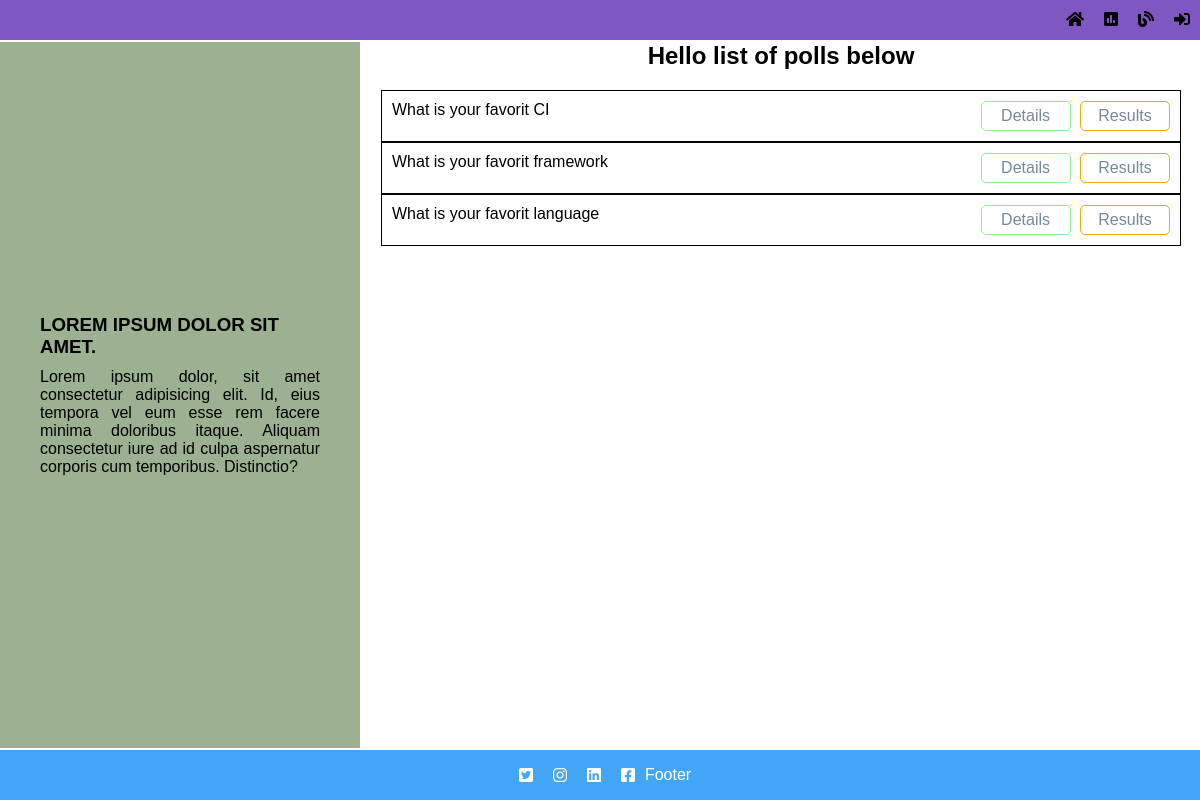
Page /en/polls/ on the committed database.
### polls/models.py (models this page shows, shortened)
class Question(models.Model):
    question_text = models.CharField(max_length=200)
    publish_date = models.DateTimeField('publishing date')

### polls/views.py (the view)
# urls.py: 2. Add a URL to urlpatterns:  path('', views.home, name='home')
def home(request):
    latest_question_list = Question.objects.order_by('-publish_date')
    context = {'title':'main page', 'latest_questions':latest_question_list}
    return render(request, 'polls/index.html', context)

### polls/templates/polls/index.html
{% extends 'polls/template.html' %}
{% load i18n %}
{% load static %}
{% block content %}
<div class="polls">
    <h2> Hello list of polls below </h2>
    {% for q in latest_questions %}
        <div class="row">
            <p> {{ q.question_text }}</p>
            <div>
                <a class="primary" href="{% url 'polls:details' q.id %}">Details</a>
                <a class="secondary" href="{% url 'polls:results' q.id %}">Results</a>
            </div>
        </div>
    {% empty %}
        <p>There is no question</p>
    {% endfor %}
</div>
{% endblock content %}

### static/css/base.css (style rules this page uses)
* { margin:0; padding: 0; font-family:'Poppins', sans-serif }
a, a:link, a:visited { text-decoration: none!important; color: inherit; }

### static/css/polls.css (style rules this page uses)
:root { --btn-primary-color: lightgreen; --btn-secondary-color: orange; --main-colour: #444; --bg-colour: #f4f4f4; --primary-color: #cc0000; --secondary-color: #7c0000; }
* { margin:0; padding: 0; font-family:'Poppins', sans-serif }
html, body { height: 100%; }
.polls { display: flex; width: 800px; flex-direction: column; align-items: center; margin: 0 auto; }
.polls h2 { margin-bottom: 20px; }
.polls .row { width: 100%; min-height: 40px; padding: 10px; display: flex; justify-content: space-between; border: 1px solid black; }
.row a, .res-navi a { display: inline-flex; padding: 5px 10px; border-radius: 5px; width: 90px; justify-content: center; text-decoration: none; color: lightslategray; }
.row a.primary { border: 1px solid var(--btn-primary-color); }
.row a.secondary { border: 1px solid var(--btn-secondary-color); margin-left: 5px; }

### rows in the picture
Question: question_text "What is your favorit CI"
Question: question_text "What is your favorit framework"
Question: question_text "What is your favorit language"
